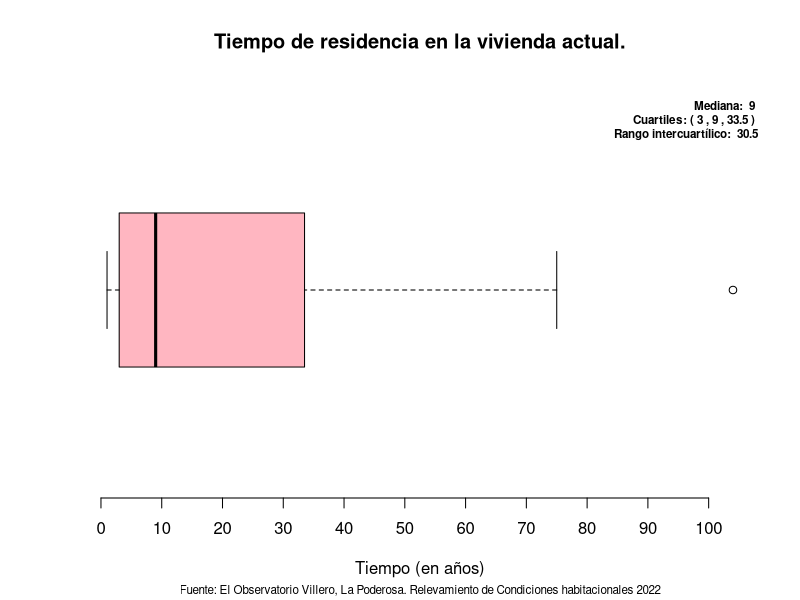
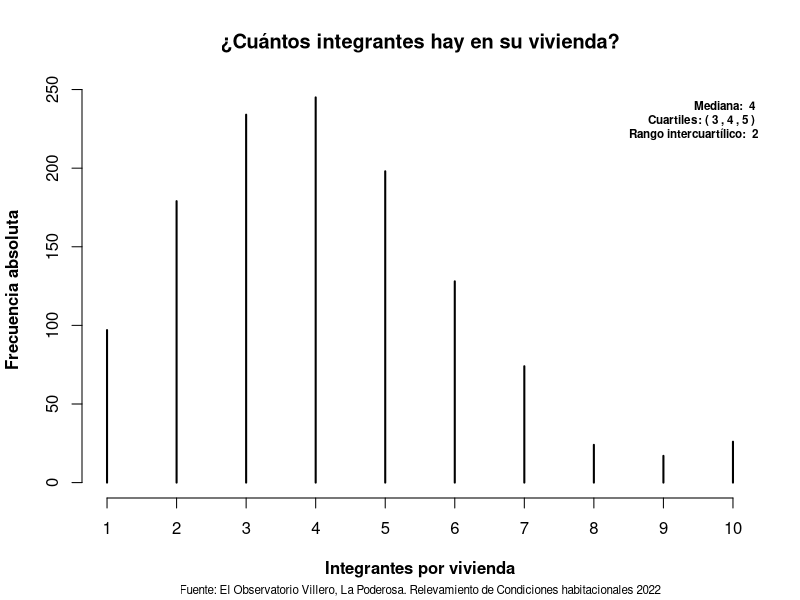
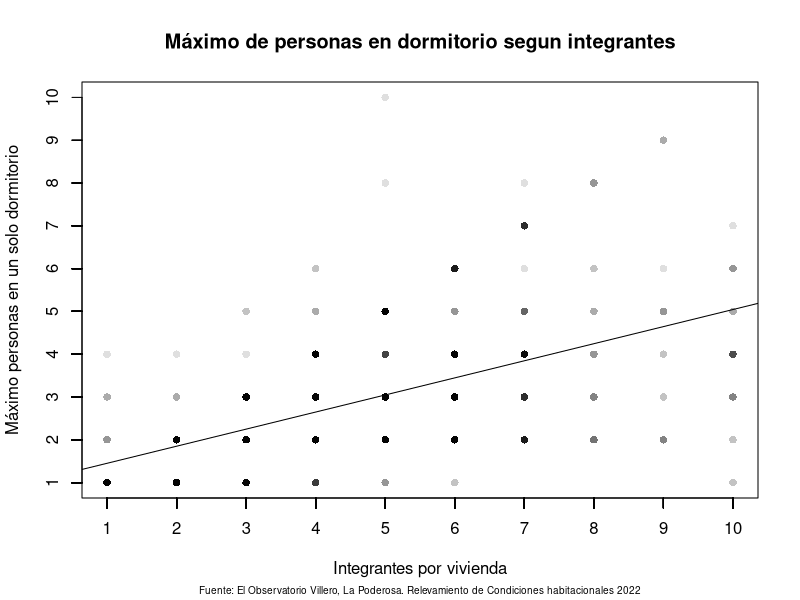
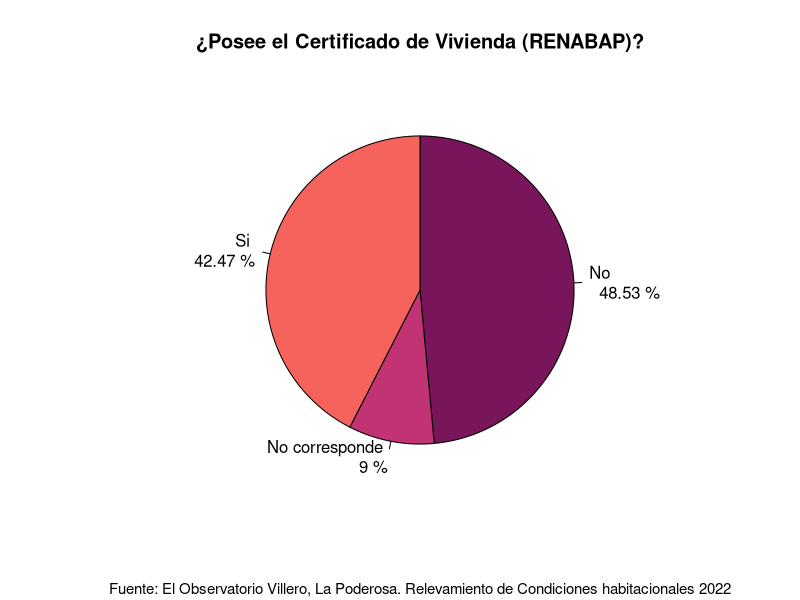
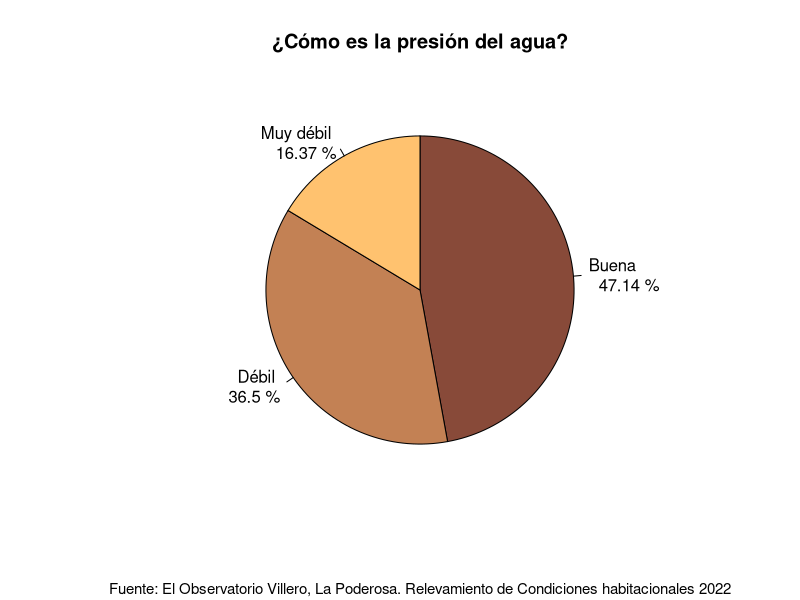
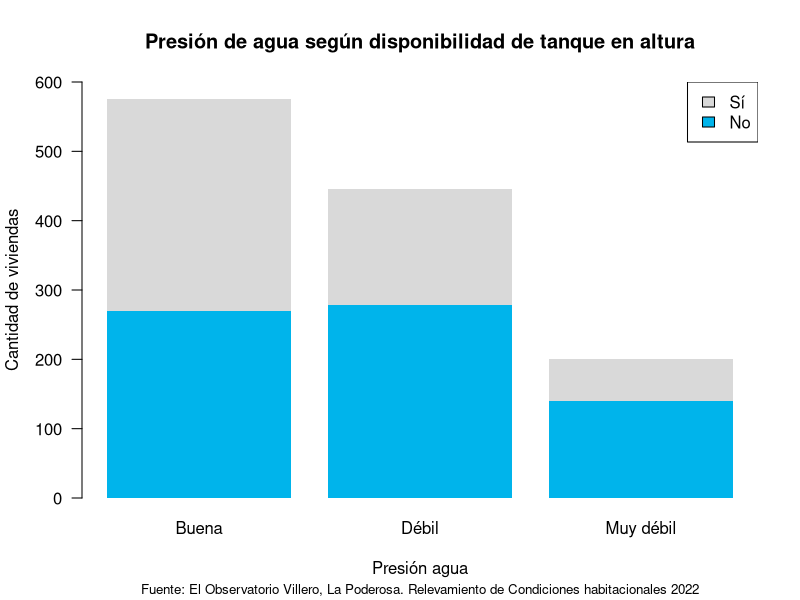
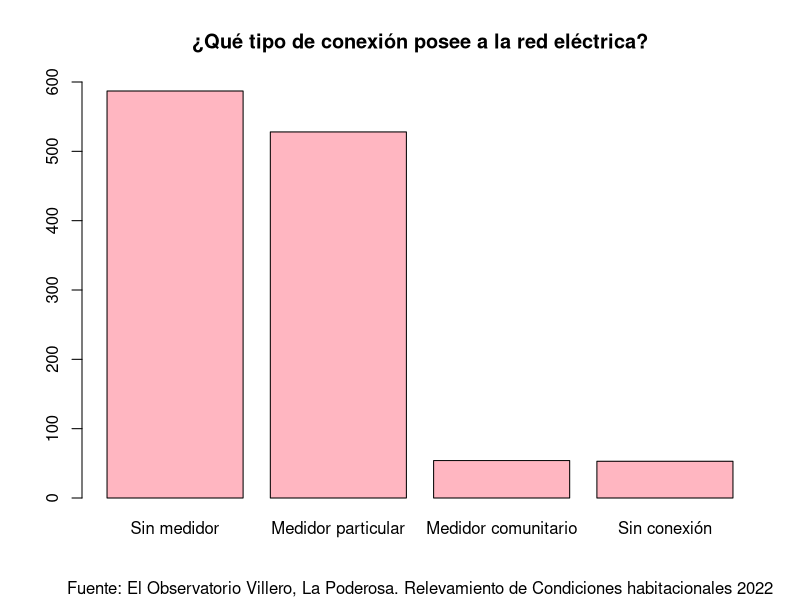
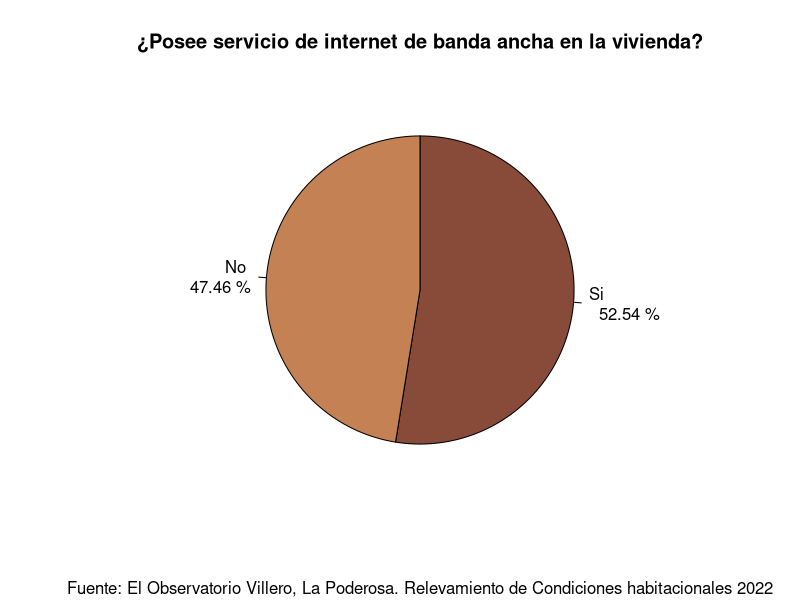

Write the R code that produced these figures, in order.
# Paquetes y lectura de datos -----
install.packages("readxl")
library(readxl)

# Leer tabla, saltando las dos primeras lineas
tabla <- read_xlsx("Datos_LP.xlsx",
                    skip = 2)

# Globales ----------------

fuente <- "Fuente: El Observatorio Villero, La Poderosa. Relevamiento de Condiciones habitacionales 2022"
colores1 <- c("#79155B", "#C23373", "#F6635C", "#FFBA86")
colores2 <- c("#884A39", "#C38154", "#FFC26F", "#F9E0BB")
colores3 <- c("#00b4eb", "#d9d9d9")
cantidad_entrevistados <- 1222



# Sección 1: Características generales de la composición del hogar -----------

# Tiempo de residencia (Boxplot)

tabla_tiempo_de_residencia <- table(tabla$`Tiempo de residencia en la vivienda actual (en años)`)
tiempo_de_residencia_mediana <- paste("Mediana: ", median(tabla_tiempo_de_residencia))
cuartiles_tiempo_de_residencia <- quantile(tabla_tiempo_de_residencia)
IQR_tiempo_de_residencia <- paste("Rango intercuartílico: ", IQR(tabla_tiempo_de_residencia))
cuartiles_tiempo_de_residencia <- paste("Cuartiles: (", cuartiles_tiempo_de_residencia[2], ",",
                                        cuartiles_tiempo_de_residencia[3], ",",
                                        cuartiles_tiempo_de_residencia[4], ")")

boxplot(tabla_tiempo_de_residencia,
        horizontal = TRUE,
        axes = FALSE,
        xlab = "Tiempo (en años)",
        main = "Tiempo de residencia en la vivienda actual.",
        col = "lightpink",
        sub = fuente,
        cex.sub = 0.7)

axis(side = 1,
     at = seq(0, 100, by = 10))

mtext(paste(tiempo_de_residencia_mediana, "\n", cuartiles_tiempo_de_residencia, "\n", IQR_tiempo_de_residencia),
      side = 3,
      cex = 0.7,
      adj = 1,
      line = -3,
      font = 2)

# El uso de la mediana viene de la forma asimétrica a derecha de la distribución.
# Al no ser simétrica, el promedio puede resultar no representativo de los datos
# en relación a la mediana.
# Los cuartiles permiten entender la distribución, haciendo observar en que 
# dirección se presentan los casos extremos
# El IQR permite ver que tan dispersos están los datos de la mediana, y no es
# influenciada por valores atípicos.

# Integrantes por vivienda (Histograma)

integrantes_mediana <- paste("Mediana: ", median(tabla$`¿Cuántos integrantes hay en su vivienda?`))
cuartiles_integrantes <- quantile(tabla$`¿Cuántos integrantes hay en su vivienda?`)
IQR_integrantes <- paste("Rango intercuartílico: ", IQR(tabla$`¿Cuántos integrantes hay en su vivienda?`))
cuartiles_integrantes <- paste("Cuartiles: (", cuartiles_integrantes[2], ",",
                               cuartiles_integrantes[3], ",",
                               cuartiles_integrantes[4], ")")

plot(table(tabla$`¿Cuántos integrantes hay en su vivienda?`),
     type = 'h',
     xlim = c(1,10),
     xlab = "Integrantes por vivienda",
     ylab = "Frecuencia absoluta",
     main = "¿Cuántos integrantes hay en su vivienda?",
     sub = fuente,
     cex.sub = 0.7,
     col = "black",
     font.lab = 2,
     frame.plot = FALSE)

mtext(paste(integrantes_mediana, "\n", cuartiles_integrantes, "\n", IQR_integrantes),
      side = 3,
      cex = 0.7,
      adj = 1,
      line = -3,
      font = 2)

# El uso de la mediana viene de la forma asimétrica a derecha de la distribución.
# Al no ser simétrica, el promedio puede resultar no representativo de los datos
# en relación a la mediana.
# Los cuartiles permiten entender la distribución, haciendo observar en que 
# dirección se presentan los casos extremos
# El IQR permite ver que tan dispersos están los datos de la mediana, y no es
# influenciada por valores atípicos.


# Sección 3: Hacinamiento----

# Máximo de personas en dormitorio según integrantes (Diagrama de dispersión)
# Correlación lineal positiva

cY1 = tabla$`¿Cuál es el número MÁXIMO de personas que duermen en estos dormitorios usualmente?`
cX1 = tabla$`¿Cuántos integrantes hay en su vivienda?`
plot(cX1, 
     cY1,
     main = "Máximo de personas en dormitorio segun integrantes",
     ylab = "Máximo personas en un solo dormitorio",
     xlab = "Integrantes por vivienda",
     xaxt = 'n',
     yaxt = 'n',
     sub = fuente,
     cex.sub = 0.6,
     col = "#00000020",
     pch=16)

fit1 <- lm(cY1 ~ cX1)
abline(fit1)

axis(2, at = cY1)
axis(1, at = cX1)

# Sección 4: Propiedad ----

# Certificados de RENABAP (Grafico de torta)

tabla_RENABAP <- table(tabla$`¿Posee el Certificado de Vivienda (RENABAP)`)
frec_rel_RENABAP <- round(tabla_RENABAP / cantidad_entrevistados, 4)
labels_RENABAP <- paste(c("No", "No corresponde", "Si"), "\n ", frec_rel_RENABAP * 100, "%")

pie(tabla_RENABAP,
    labels = labels_RENABAP,
    col = colores1,
    main = "¿Posee el Certificado de Vivienda (RENABAP)?",
    sub = fuente,
    cex.sub = 0.9,
    clockwise = TRUE)

# Sección 5: Agua y saneamiento --------------

# Presión de agua (Grafico de torta)

tabla_presion_de_agua <- table(tabla$`¿Cómo es la presión del agua?`)
frec_rel_presion_de_agua <- round(tabla_presion_de_agua / cantidad_entrevistados, 4)

labels_presion_de_agua <- paste(c("Buena", "Débil", "Muy débil"), "\n ", frec_rel_presion_de_agua * 100, "%")
pie(tabla_presion_de_agua,
    labels = labels_presion_de_agua,
    col = colores2,
    main = "¿Cómo es la presión del agua?",
    sub = fuente,
    cex.sub = 0.9,
    clockwise = TRUE)

# Relación entre dos variables categóricas
# Grafico de barras subdivididas
tabla_bivariada_agua = table(tabla$`¿Tiene capacidad de almacenamiento de agua en altura?`,
                             tabla$`¿Cómo es la presión del agua?`)

barplot(tabla_bivariada_agua,
        main = "Presión de agua según disponibilidad de tanque en altura",
        beside = FALSE,
        horiz = FALSE,
        ylim = c(0, 600),
        ylab = "Cantidad de viviendas",
        xlab = "Presión agua",
        las = 1,
        col = colores3,
        sub = fuente,
        border = NA,
        cex.sub = 0.8)

legend("topright",
       legend = rev(rownames(tabla_bivariada_agua)),
       fill = rev(colores3))


# Sección 7: Electricidad ----

# Tipo de conexión eléctrica (Barplot)

tabla_conexion_electrica <- table(tabla$`¿Qué tipo de conexión posee a la red eléctrica?`)
tabla_conexion_electrica <- tabla_conexion_electrica[order(tabla_conexion_electrica, decreasing = TRUE)]

barplot(tabla_conexion_electrica, names.arg = c("Sin medidor", "Medidor particular",
                                        "Medidor comunitario", "Sin conexión"),
        ylim = c(0, 600),
        col = "lightpink",
        main = "¿Qué tipo de conexión posee a la red eléctrica?",
        sub = fuente)
  
# Sección 8: Conectividad ----

tabla_internet <- table(tabla$`¿Posee servicio de internet de banda ancha en la vivienda?`)
tabla_internet <- tabla_internet[order(tabla_internet, decreasing = TRUE)]

si_internet <- sum(tabla_internet[2:5])
no_internet <- tabla_internet[1]
frec_rel_internet <- round(rbind(si_internet, no_internet) / cantidad_entrevistados, 4)

print(frec_rel_internet)

labels_internet <- paste(c("Si", "No"), "\n ", frec_rel_internet * 100, "%")

pie(rbind(si_internet, no_internet),
    labels = labels_internet,
    clockwise = TRUE,
    main = "¿Posee servicio de internet de banda ancha en la vivienda?",
    sub = fuente,
    col = colores2)

# Sección 10: Servicios barriales --------

# Presencia de plagas (total de la población) (Grafico de torta)

tabla_plaga <- table(tabla$`¿Hay plagas (cucarachas, mosquitos, ratas, etc) en su vivienda y en los alrededores de la misma?`)
porcentaje_plaga = paste(round(tabla_plaga / sum(tabla_plaga) * 100, 2), c('%'), sep = " ")
categorias_plaga = c("Sí", "No")
etiquetas_plaga = paste(categorias_plaga, porcentaje_plaga, sep = "\n")
pie(tabla_plaga,
    main = "¿Hay plagas en tu vivienda?",
    labels = etiquetas_plaga,
    cex = 0.8,
    sub = fuente,
    col = colores2,
    cex.sub = 0.8
)

# Tipo de plaga sobre población total
# Variable categórica de múltiples opciones

# Calculamos las frecuencias relativas de cada plaga
# y las ordenamos 
cucarachas = table(factor(tabla$`¿Cuáles plagas?`))
mosquitos = table(factor(tabla$...94))
ratas = table(factor(tabla$...95))
tabla_plagas = data.frame(FrecuenciaAbsoluta = c(cucarachas, mosquitos, ratas))
frec_rel_plagas = round(tabla_plagas$FrecuenciaAbsoluta / cantidad_entrevistados, 2)
names(frec_rel_plagas) = c("Cucarachas", "Mosquitos", "Ratas")
frec_rel_plagas = frec_rel_plagas[order(frec_rel_plagas, decreasing = TRUE)]

# Lugar de las marcas
xmin_p = 0
xmax_p = 0.6
sep_p = 0.1

par(mar = c(5, 6, 4, 2) + 0.1)

barplot(frec_rel_plagas,
        horiz = TRUE,
        xlim = c(xmin_p, xmax_p),
        xlab = "Frecuencia relativa",
        main = "¿Cuales plagas?",
        sub = fuente,
        las = 1,
        cex.sub = 0.8,
        axes = FALSE)

# Añadimos etiquetas en el eje x
etiquetas_plagas = paste(seq(xmin_p * 100, xmax_p * 100, sep_p * 100), '%', sep="")
axis(side=1, 
     at = seq(xmin_p, xmax_p, sep_p), 
     labels = etiquetas_plagas)
abline(v = axTicks(1), lty = "dashed")

barplot(frec_rel_plagas,
        horiz = TRUE,
        xlim = c(xmin_p, xmax_p),
        col = colores3[1],
        las = 1,
        cex.sub = 0.8,
        axes = FALSE,
        add = TRUE)
